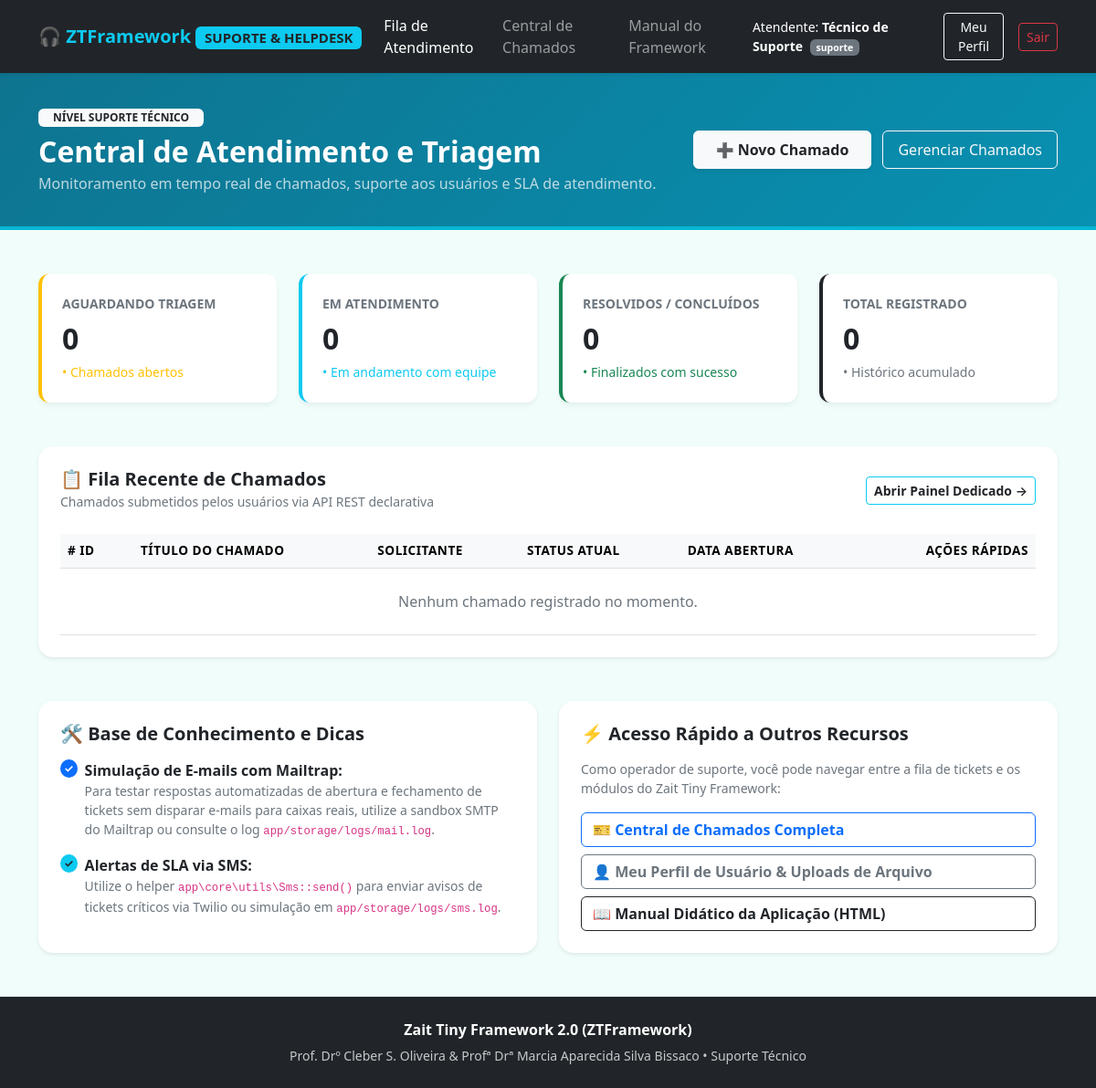
Before: /app/views/main_suporte.php with the older database file.
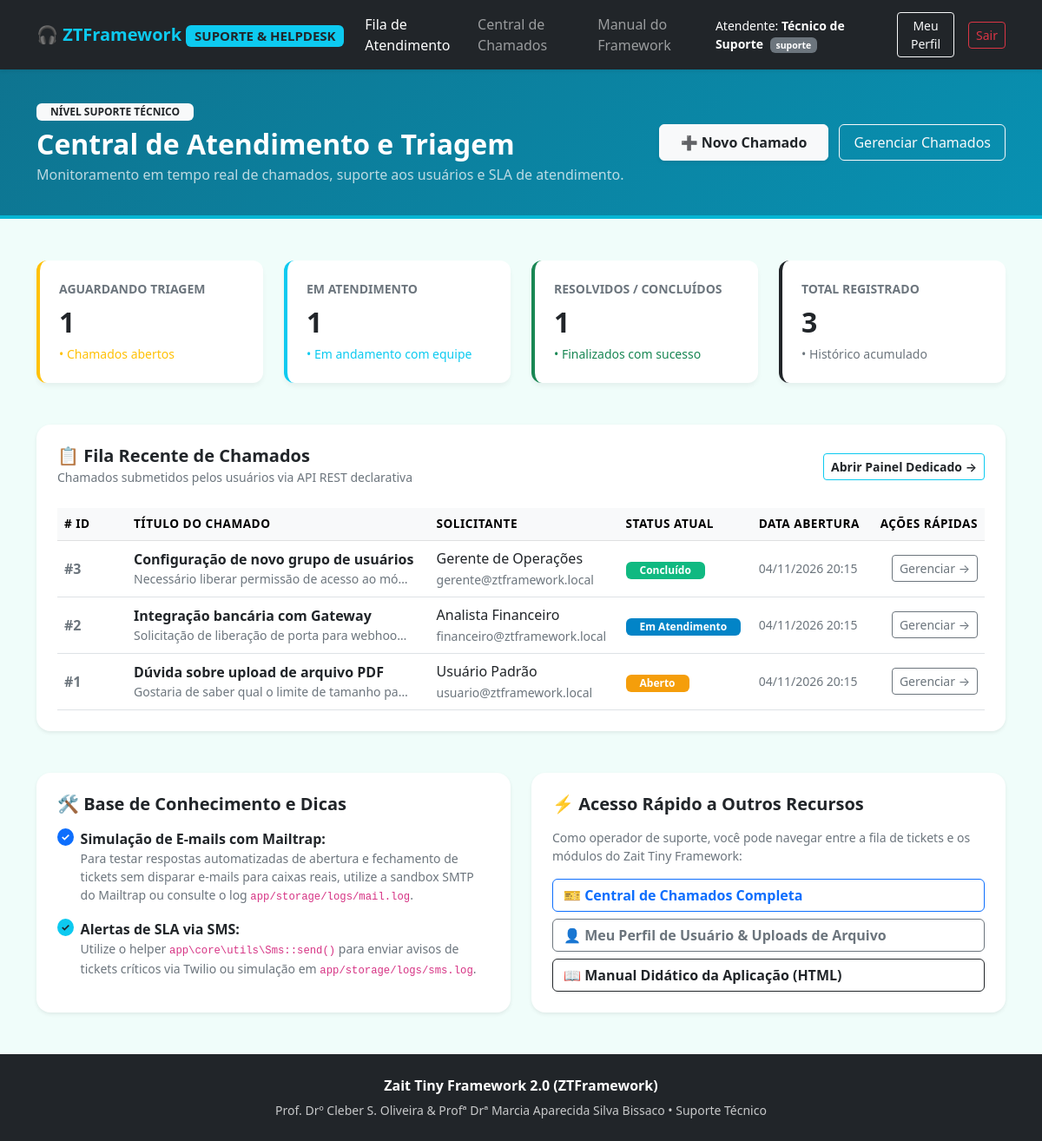
After: the same page with the newer database file.
### tables this page shows
CREATE TABLE IF NOT EXISTS `chamados` (
    `idChamado` INT AUTO_INCREMENT PRIMARY KEY,
    `idUsuario` INT NOT NULL,
    `titulo` VARCHAR(200) NOT NULL,
    `descricao` TEXT DEFAULT NULL,
    `status` ENUM('aberto', 'em_andamento', 'fechado') NOT NULL DEFAULT 'aberto',
    `dataAbertura` DATETIME NOT NULL DEFAULT CURRENT_TIMESTAMP,
    CONSTRAINT `fk_chamados_usuario` FOREIGN KEY (`idUsuario`) REFERENCES `usuarios` (`idUsuario`) ON DELETE CASCADE
);

CREATE TABLE IF NOT EXISTS `usuarios` (
    `idUsuario` INT AUTO_INCREMENT PRIMARY KEY,
    `nome` VARCHAR(150) NOT NULL,
    `email` VARCHAR(150) NOT NULL UNIQUE,
    `senha` VARCHAR(255) NOT NULL,
    `foto` LONGTEXT DEFAULT NULL COMMENT 'Foto do perfil em Base64',
    `status` TINYINT NOT NULL DEFAULT 1 COMMENT '1=Ativo, 0=Inativo',
    `primeiroAcesso` TINYINT NOT NULL DEFAULT 0 COMMENT '1=Troca obrigatória de senha',
    `dataCriacao` DATETIME NOT NULL DEFAULT CURRENT_TIMESTAMP,
    `dataAtualizacao` DATETIME NOT NULL DEFAULT CURRENT_TIMESTAMP ON UPDATE CURRENT_TIMESTAMP,
    INDEX `idx_usuario_email` (`email`),
    INDEX `idx_usuario_status` (`status`)
);

### app/core/database/DBQuery.php (called while the page is built, shortened)
<?php
class DBQuery {
    private string $table;
    private string $fields;
    private array $conditions = [];
    private array $joins = [];
    private array $bindings = [];
    private string $orderBy = '';
    private string $limit = '';
    private ?PDO $db = null;
    public function __construct(string $table, string $fields = '*', ?PDO $db = null) {
        $this->table = trim($table);
        $this->fields = trim($fields) === '' ? '*' : trim($fields);
        $this->db = $db;
    }
    private function getDb(): PDO {
        if ($this->db === null) {
            $this->db = DBConnection::getConnection();
        }
        return $this->db;
    }
    public function addCondition(string $logical, string $column, string $operator, mixed $value): self {
        $placeholder = ':p' . count($this->bindings);
        $logical = strtoupper(trim($logical));
        $this->conditions[] = [
            'type'        => 'basic',
            'logical'     => $logical,
            'column'      => trim($column),
            'operator'    => trim($operator),
            'placeholder' => $placeholder,
            'value'       => $value
        ];
        $this->bindings[$placeholder] = $value;
        return $this;
    }
    public function joinRaw(string $joinClause): self {
        $this->joins[] = trim($joinClause);
        return $this;
    }
    public function orderBy(string $column, string $direction = 'ASC'): self {
        $dir = strtoupper(trim($direction)) === 'DESC' ? 'DESC' : 'ASC';
        $this->orderBy = "ORDER BY " . trim($column) . " " . $dir;
        return $this;
    }
    public function limit(int $limit, int $offset = 0): self {
        if ($offset > 0) {
            $this->limit = "LIMIT {$limit} OFFSET {$offset}";
        } else {
            $this->limit = "LIMIT {$limit}";
        }
        return $this;
    }
    public function buildWhere(): string {
        if (empty($this->conditions)) {
            return '';
        }
        $parts = [];
        foreach ($this->conditions as $i => $cond) {
            $logical = ($i === 0) ? '' : $cond['logical'] . ' ';
            if ($cond['type'] === 'basic') {
                $parts[] = $logical . $cond['column'] . ' ' . $cond['operator'] . ' ' . $cond['placeholder'];
            } elseif ($cond['type'] === 'raw') {
                $parts[] = $logical . $cond['sql'];
            }
        }
        return 'WHERE ' . implode(' ', $parts);
    }
    public function getSelectSql(): string {
        $sql = "SELECT {$this->fields} FROM {$this->table}";
        if (!empty($this->joins)) {
            $sql .= ' ' . implode(' ', $this->joins);
        }
        $where = $this->buildWhere();
        if (!empty($where)) {
            $sql .= ' ' . $where;
        }
        if (!empty($this->orderBy)) {
            $sql .= ' ' . $this->orderBy;
        }
        if (!empty($this->limit)) {
            $sql .= ' ' . $this->limit;
        }
        return $sql;
    }
    public function select(): array {
        $sql = $this->getSelectSql();
        $stmt = $this->getDb()->prepare($sql);
        $stmt->execute($this->bindings);
        return $stmt->fetchAll(PDO::FETCH_ASSOC);
    }
}

### app/core/utils/Config.php (called while the page is built, shortened)
<?php
class Config {
    private static ?array $data = null;
    private static ?string $configPath = null;
    public static function load(): array {
        if (self::$data !== null) {
            return self::$data;
        }
        $defaultPath = dirname(__DIR__, 2) . '/etc/config.json';
        $path = self::$configPath ?? $defaultPath;
        $content = (string)file_get_contents($path);
        $decoded = json_decode($content, true);
        self::$data = $decoded;
        return self::$data;
    }
    public static function get(?string $key = null, mixed $default = null): mixed {
        $config = self::load();
        $segments = explode('.', $key);
        $current = $config;
        foreach ($segments as $segment) {
            if (!is_array($current) || !array_key_exists($segment, $current)) {
                return $default;
            }
            $current = $current[$segment];
        }
        return $current;
    }
}

### app/core/database/DBConnection.php (called while the page is built, shortened)
<?php
class DBConnection {
    private static array $instances = [];
    public static function getConnection(?string $connectionName = null): PDO {
        $defaultName = (string)Config::get('database.default', 'mysql');
        $name = $connectionName ?? $defaultName;
        if (isset(self::$instances[$name])) {
            return self::$instances[$name];
        }
        $config = Config::get("database.connections.{$name}");
        $driver   = $config['driver'] ?? 'mysql';
        $host     = $config['host'] ?? '127.0.0.1';
        $port     = (int)($config['port'] ?? ($driver === 'pgsql' ? 5432 : 3306));
        $dbname   = $config['dbname'] ?? $config['database'] ?? '';
        $user     = $config['user'] ?? $config['username'] ?? 'root';
        $password = (string)($config['password'] ?? '');
        $charset  = $config['charset'] ?? ($driver === 'pgsql' ? 'utf8' : 'utf8mb4');
        switch ($driver) {
            case 'mysql':
                $dsn = "mysql:host={$host};port={$port};dbname={$dbname};charset={$charset}";
                break;
        }
        $options = [
            PDO::ATTR_ERRMODE            => PDO::ERRMODE_EXCEPTION,
            PDO::ATTR_DEFAULT_FETCH_MODE => PDO::FETCH_ASSOC,
            PDO::ATTR_EMULATE_PREPARES   => false,
        ];
        try {
            $pdo = new PDO($dsn, $user, $password, $options);
            self::$instances[$name] = $pdo;
            return $pdo;
        } catch (PDOException $e) {
            throw new RuntimeException("Falha na conexão com o banco de dados [{$name}]: " . $e->getMessage(), (int)$e->getCode(), $e);
        }
    }
}

### app/views/main_suporte.php (the view, shortened to what the changed rows need)
<?php
$totalChamados   = count((new DBQuery('chamados', 'idChamado'))->select());
$abertosChamados = count((new DBQuery('chamados', 'idChamado'))->addCondition('AND', 'status', '=', 'aberto')->select());
$emAtendimento   = count((new DBQuery('chamados', 'idChamado'))->addCondition('AND', 'status', '=', 'em_andamento')->select());
$fechadosChamados = count((new DBQuery('chamados', 'idChamado'))->addCondition('AND', 'status', '=', 'fechado')->select());
$chamadosRecentes = (new DBQuery('chamados c', 'c.*, u.nome as solicitante, u.email as solicitanteEmail'))
    ->joinRaw('INNER JOIN usuarios u ON u.idUsuario = c.idUsuario')
    ->orderBy('c.idChamado', 'DESC')
    ->limit(10)
    ->select();
?>
<!DOCTYPE html>
<html lang="pt-BR">
<head>
    <link rel="stylesheet" href="public/assets/css/bootstrap.min.css">
</head>
<body>
<header class="hero-suporte">
    <div class="container">
        <div class="d-flex justify-content-between align-items-center flex-wrap gap-3">
            <div>
                <h2 class="fw-bold mb-1">Central de Atendimento e Triagem</h2>
            </div>
        </div>
    </div>
</header>
<div class="container my-5">
    <div class="row g-4 mb-5">
        <div class="col-md-3">
            <div class="stat-card border-start border-warning border-4">
                <div class="text-muted small text-uppercase fw-bold">Aguardando Triagem</div>
                <div class="fs-2 fw-bold text-dark mt-1"><?= $abertosChamados ?></div>
                <small class="text-warning">&bull; Chamados abertos</small>
            </div>
        </div>
        <div class="col-md-3">
            <div class="stat-card border-start border-info border-4">
                <div class="text-muted small text-uppercase fw-bold">Em Atendimento</div>
                <div class="fs-2 fw-bold text-dark mt-1"><?= $emAtendimento ?></div>
                <small class="text-info">&bull; Em andamento com equipe</small>
            </div>
        </div>
        <div class="col-md-3">
            <div class="stat-card border-start border-success border-4">
                <div class="text-muted small text-uppercase fw-bold">Resolvidos / Concluídos</div>
                <div class="fs-2 fw-bold text-dark mt-1"><?= $fechadosChamados ?></div>
                <small class="text-success">&bull; Finalizados com sucesso</small>
            </div>
        </div>
        <div class="col-md-3">
            <div class="stat-card border-start border-dark border-4">
                <div class="text-muted small text-uppercase fw-bold">Total Registrado</div>
                <div class="fs-2 fw-bold text-dark mt-1"><?= $totalChamados ?></div>
                <small class="text-muted">&bull; Histórico acumulado</small>
            </div>
        </div>
    </div>
    <div class="card p-4 border-0 shadow-sm rounded-4 bg-white mb-5">
        <div class="table-responsive">
            <table class="table table-hover align-middle table-custom mb-0">
                <thead class="table-light">
                    <tr>
                        <th style="width: 80px;"># ID</th>
                        <th>Título do Chamado</th>
                        <th>Solicitante</th>
                        <th>Status Atual</th>
                        <th>Data Abertura</th>
                        <th class="text-end">Ações Rápidas</th>
                    </tr>
                </thead>
                <tbody>
                    <?php if (empty($chamadosRecentes)): ?>
                        <tr>
                            <td colspan="6" class="text-center text-muted py-4">Nenhum chamado registrado no momento.</td>
                        </tr>
                    <?php else: ?>
                        <?php foreach ($chamadosRecentes as $c): ?>
                            <tr>
                                <td class="fw-bold text-muted">#<?= (int)$c['idChamado'] ?></td>
                                <td>
                                    <strong><?= htmlspecialchars((string)$c['titulo'], ENT_QUOTES, 'UTF-8') ?></strong>
                                    <?php if (!empty($c['descricao'])): ?>
                                        <div class="small text-muted text-truncate" style="max-width: 320px;"><?= htmlspecialchars((string)$c['descricao'], ENT_QUOTES, 'UTF-8') ?></div>
                                    <?php endif; ?>
                                </td>
                                <td>
                                    <div><?= htmlspecialchars((string)$c['solicitante'], ENT_QUOTES, 'UTF-8') ?></div>
                                    <small class="text-muted"><?= htmlspecialchars((string)$c['solicitanteEmail'], ENT_QUOTES, 'UTF-8') ?></small>
                                </td>
                                <td>
                                    <?php
                                    $st = (string)$c['status'];
                                    $stClass = match($st) {
                                        'aberto' => 'badge-aberto',
                                        'em_andamento' => 'badge-em_andamento',
                                        'fechado' => 'badge-fechado',
                                        default => 'bg-secondary'
                                    };
                                    $stLabel = match($st) {
                                        'aberto' => 'Aberto',
                                        'em_andamento' => 'Em Atendimento',
                                        'fechado' => 'Concluído',
                                        default => $st
                                    };
                                    ?>
                                    <span class="badge <?= $stClass ?> px-3 py-1"><?= $stLabel ?></span>
                                </td>
                                <td class="text-muted small">
                                    <?= date('d/m/Y H:i', strtotime((string)$c['dataAbertura'])) ?>
                                </td>
                                <td class="text-end">
                                    <a href="chamados" class="btn btn-sm btn-outline-secondary">Gerenciar &rarr;</a>
                                </td>
                            </tr>
                        <?php endforeach; ?>
                    <?php endif; ?>
                </tbody>
            </table>
        </div>
    </div>
</div>
</body>
</html>

Changed rows visible on the page:
added chamados: idChamado "3", titulo "Configuração de novo grupo de usuários", descricao "Necessário liberar permissão de acesso ao mó…", idUsuario.nome "Gerente de Operações", idUsuario.email "gerente@ztframework.local", status "Concluído", dataAbertura "04/11/2026 20:15"
added chamados: idChamado "2", titulo "Integração bancária com Gateway", descricao "Solicitação de liberação de porta para webhoo…", idUsuario.nome "Analista Financeiro", idUsuario.email "financeiro@ztframework.local", status "Em Atendimento", dataAbertura "04/11/2026 20:15"
added chamados: idChamado "1", titulo "Dúvida sobre upload de arquivo PDF", descricao "Gostaria de saber qual o limite de tamanho pa…", idUsuario.nome "Usuário Padrão", idUsuario.email "usuario@ztframework.local", status "Aberto", dataAbertura "04/11/2026 20:15"
Other visible differences:
$abertosChamados: "0" → "1"
$emAtendimento: "0" → "1"
$fechadosChamados: "0" → "1"
$totalChamados: "0" → "3"
text no longer shown: "Nenhum chamado registrado no momento."
